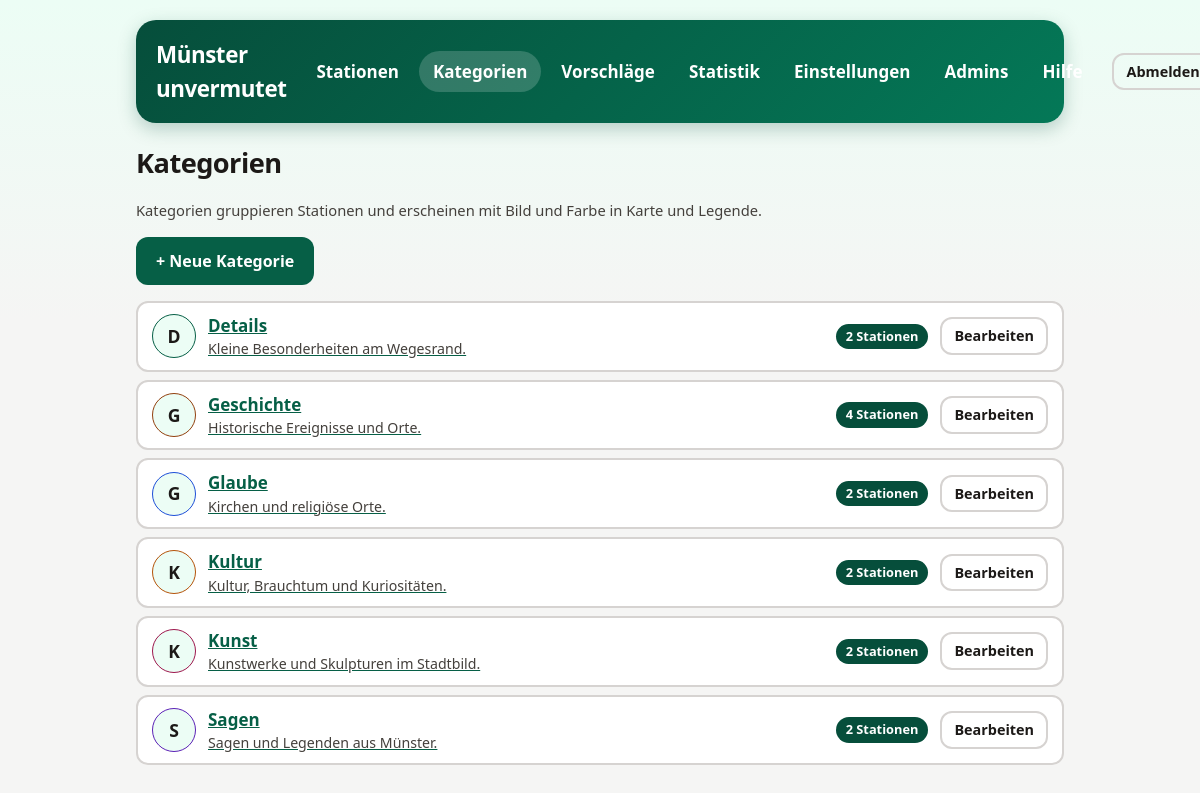
The app's page /admin/categories.php (signed in) with its own data.
### tables this page shows
CREATE TABLE categories (
    id TEXT PRIMARY KEY,
    name TEXT NOT NULL,
    description TEXT NOT NULL DEFAULT '',
    icon TEXT,
    color TEXT NOT NULL DEFAULT '#065f46'
        CHECK (length(color) = 7 AND color GLOB '#[0-9A-Fa-f][0-9A-Fa-f][0-9A-Fa-f][0-9A-Fa-f][0-9A-Fa-f][0-9A-Fa-f]'),
    created_at TEXT NOT NULL,
    updated_at TEXT NOT NULL
);

### includes/config.php (called while the page is built, shortened)
<?php
function config(string $key = null)
{
    static $config = null;
    if ($config === null) {
        $root = dirname(__DIR__);
        $config = [
            'root' => $root,
            'db_path' => $root . '/data/game.sqlite',
            'schema_path' => $root . '/setup/schema.sql',
            'upload_dir' => $root . '/uploads',
            'upload_url' => 'uploads',
            'upload_max_bytes' => 8 * 1024 * 1024,
            'upload_max_edge' => 4000,
            'session_name' => 'muenster_admin',
            'session_timeout' => 300,
            'login_max_attempts' => 5,
            'login_window' => 900,
            'suggest_max_per_hour' => 5,
            'allow_http_links' => true,
            'timezone' => 'Europe/Berlin',
            'debug' => false,
        ];
        $local = __DIR__ . '/config.local.php';
        if (is_file($local)) {
            $config = array_merge($config, (array) require $local);
        }
        date_default_timezone_set($config['timezone']);
    }
    return $key === null ? $config : $config[$key];
}

### includes/config.local.php (called while the page is built)
<?php return ['debug' => true];

### includes/database.php (called while the page is built, shortened)
<?php
require_once __DIR__ . '/config.php';
function db(): PDO
{
    static $pdo = null;
    if ($pdo === null) {
        $path = config('db_path');
        $isNew = !is_file($path);
        $pdo = new PDO('sqlite:' . $path, null, null, [
            PDO::ATTR_ERRMODE => PDO::ERRMODE_EXCEPTION,
            PDO::ATTR_DEFAULT_FETCH_MODE => PDO::FETCH_ASSOC,
            PDO::ATTR_EMULATE_PREPARES => false,
        ]);
        $pdo->exec('PRAGMA foreign_keys = ON');
        $pdo->exec('PRAGMA busy_timeout = 5000');
        $pdo->exec((string) file_get_contents(config('schema_path')));
        $stationColumns = $pdo->query('PRAGMA table_info(stations)')->fetchAll(PDO::FETCH_COLUMN, 1);
        $adminColumns = $pdo->query('PRAGMA table_info(admins)')->fetchAll(PDO::FETCH_COLUMN, 1);
    }
    return $pdo;
}

### includes/uploads.php (called while the page is built, shortened)
<?php
require_once __DIR__ . '/config.php';
function is_managed_upload(?string $path): bool
{
    return (bool) $path && (bool) preg_match('#^' . preg_quote(config('upload_url'), '#') . '/[a-f0-9]{32}\.(?:jpg|png)$#', $path);
}

### admin/categories.php (the view, shortened to what this page needs)
<?php
require __DIR__ . '/_bootstrap.php';
$categories = db()->query(
    'SELECT c.id, c.name, c.description, c.icon, c.color, COUNT(s.id) AS stations
     FROM categories c LEFT JOIN stations s ON s.category = c.id
     GROUP BY c.id ORDER BY c.name COLLATE NOCASE'
)->fetchAll();
?>
<h1 class="admin-title">Kategorien</h1>
<p class="task-intro">Kategorien gruppieren Stationen und erscheinen mit Bild und Farbe in Karte und Legende.</p>
<div class="admin-toolbar"><a class="btn" href="category-edit.php">+ Neue Kategorie</a></div>
<ul class="station-list">
  <?php foreach ($categories as $c): ?>
  <li class="station-item">
    <span class="ico" style="border-color: <?= h($c['color']) ?>"><?= category_ico($c) ?></span>
    <a class="admin-main" href="category-edit.php?id=<?= h(urlencode($c['id'])) ?>"><?= h($c['name']) ?>
      <small><?= h($c['description']) ?></small></a>
    <span class="badge"><?= (int) $c['stations'] ?> Stationen</span>
    <span class="admin-actions">
      <a class="btn secondary small" href="category-edit.php?id=<?= h(urlencode($c['id'])) ?>">Bearbeiten</a>
    </span>
  </li>
  <?php endforeach; ?>
</ul>

### admin/admin.css (style rules this page uses)
:root { font-family: system-ui, -apple-system, 'Segoe UI', sans-serif; color-scheme: light dark; --green: #065f46; --green-dark: #064e3b; --green-soft: #ecfdf5; --ink: #1c1917; --muted: #44403c; --bg: #f5f5f4; --bg-top: #ecfdf5; --surface: #fff; --surface-alt: #f5f5f4; --border: #d6d3d1; --border-soft: #e7e5e4; --link: #065f46; --focus: #f59e0b; --danger: #b91c1c; --danger-soft: #fee2e2; --ok-soft: #d1fae5; --hero-from: #064e3b; --hero-to: #047857; --hero-text: #d1fae5; --cat: #065f46; --cat-soft: #ecfdf5; --shadow: rgba(6, 78, 59, 0.25); }
* { box-sizing: border-box; }
body { margin: 0; background: linear-gradient(180deg, var(--bg-top) 0, var(--bg) 320px) no-repeat var(--bg); color: var(--ink); font-size: 1.0625rem; line-height: 1.5; }
a { color: var(--link); }
h1.admin-title { font-size: 1.7rem; letter-spacing: -0.02em; margin: 0 0 4px; color: var(--ink); }
.admin-toolbar { display: flex; flex-wrap: wrap; gap: 10px; align-items: center; margin: 16px 0; }
button, .btn { cursor: pointer; font: inherit; font-size: 1rem; font-weight: 600; min-height: 44px; padding: 10px 18px; border-radius: 12px; border: 2px solid transparent; text-decoration: none; display: inline-flex; align-items: center; justify-content: center; gap: 6px; background: var(--green); color: #fff; transition: transform 0.18s ease, background-color 0.18s ease; }
button.secondary, .btn.secondary, .back-button { background: transparent; color: var(--ink); border-color: var(--border); font-weight: 700; }
button.small, .btn.small { min-height: 36px; padding: 6px 12px; font-size: 0.9rem; }
.task-intro, .muted { color: var(--muted); font-size: 0.92rem; }
.badge { display: inline-block; font-size: 0.8rem; font-weight: 700; padding: 3px 10px; border-radius: 999px; background: var(--green-dark); color: #fff; }
.station-list { list-style: none; margin: 16px 0 0; padding: 0; display: grid; gap: 8px; }
.station-item { display: flex; align-items: center; gap: 12px; background: var(--surface); color: var(--ink); border: 2px solid var(--border); border-radius: 12px; padding: 10px 14px; min-height: 60px; font-weight: 600; }
.station-item .ico { flex: 0 0 44px; height: 44px; border-radius: 50%; background: var(--cat-soft); border: 1px solid var(--cat); display: flex; align-items: center; justify-content: center; font-size: 1.1rem; font-weight: 800; overflow: hidden; }
.station-item .admin-main { flex: 1; min-width: 0; }
.station-item small { display: block; font-weight: 500; color: var(--muted); }
.admin-actions { display: flex; gap: 8px; flex-wrap: wrap; align-items: center; }

### records on screen
categories: name "D", name "Details", description "Kleine Besonderheiten am Wegesrand.", stations "2"
categories: name "G", name "Geschichte", description "Historische Ereignisse und Orte.", stations "4"
categories: name "G", name "Glaube", description "Kirchen und religiöse Orte.", stations "2"
categories: name "K", name "Kultur", description "Kultur, Brauchtum und Kuriositäten.", stations "2"
categories: name "K", name "Kunst", description "Kunstwerke und Skulpturen im Stadtbild.", stations "2"
categories: name "S", name "Sagen", description "Sagen und Legenden aus Münster.", stations "2"

### other values on screen
$label "Stationen"
$label "Kategorien"
$label "Vorschläge"
$label "Statistik"
$label "Einstellungen"
$label "Admins"
$label "Hilfe"
